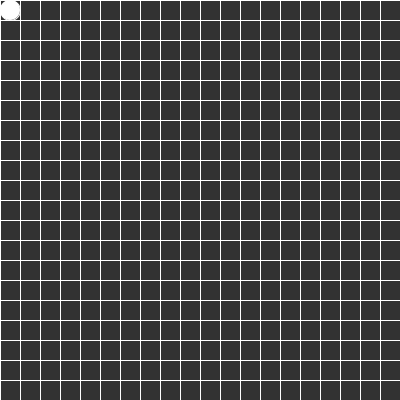
Frame 1 (no input)
Frame 60 (the mouse pressed at the canvas centre just before this capture): identical to frame 1, image omitted
Frame 120 (the mouse held since frame 60 and released just before this capture): identical to frame 1, image omitted

The Processing sketch that drew this single still picture (run headless with seeded random() and noise(); from frame 60 on, the mouse is pressed at the canvas centre):

// Processing sketch: processing_126895
// ── processing_126895.pde

SnakePart head;

void setup() {
  size(400, 400);
  head =  new SnakePart(0, 0);
}

void draw() {
  drawGrid();
  head.display();
}


void drawGrid() {
  background(50);
  stroke(255);
  for (int x =0; x < width; x+=20) {
    line(x, 0, x, height);
  }
  for (int y =0; y < height; y+=20) {
    line(0, y, width, y);
  }
}


void keyPressed() {
  if (key == 'a' || key == 'A')head.x -= 20;
  if (key == 'd' || key == 'D')head.x += 20;
  if (key == 'w' || key == 'W')head.y -= 20;
  if (key == 's' || key == 'S')head.y += 20;
}






class SnakePart{
  
  int x,y;
  
  SnakePart(int newX, int newY){
    x = newX;
    y = newY;
  }
  
  void display(){
    fill(255);
    ellipseMode(CORNER);
    ellipse(x,y,20,20);   
  }
}
